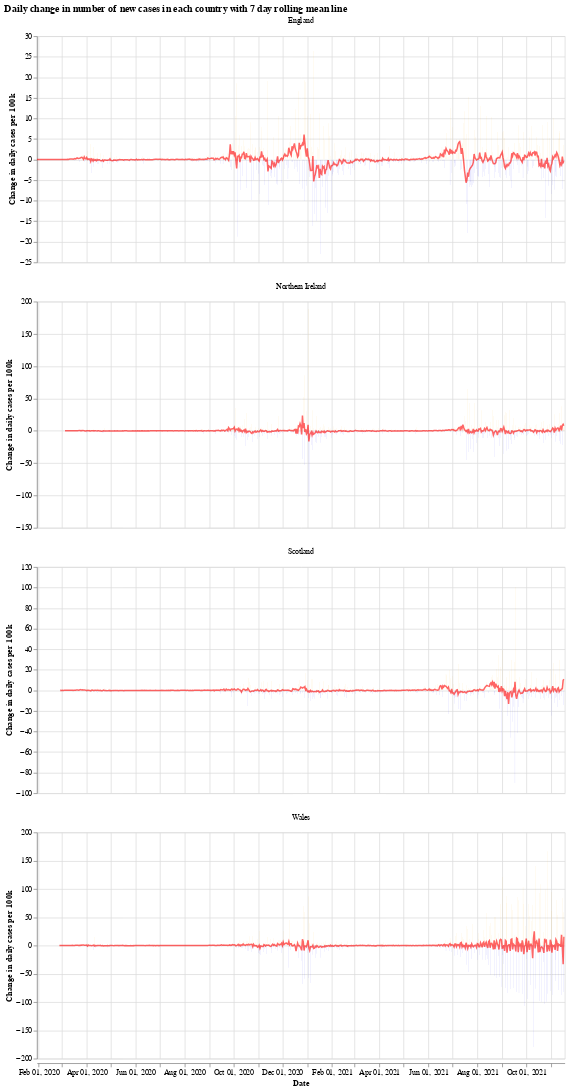

The notebook cell this image was saved under:
### Markdown cell above
We will use the Python library `Altair` for visualising the data, see the [altair docs](https://altair-viz.github.io/) for more information.

First we have a graph which shows the daily change in the number of new cases for each country. This number jumps up and down all over the place, which is likely due to delay in reporting of new cases over the weekend. Another interesting thing is that it looks like the daily cases in Wales experienced a much shorter period of calm over the summer (calm in the sense of daily cases not jumping up and down).

The orange bars are days when the number of new cases (per 100k population) was more than the previous day, while the blue are days when the number of new cases dropped. The red line is the 7 day moving average. 

When the moving average line is below 0, it means that there is a consistent drop in new cases. We can see this clearly happening around the times that lockdowns were introduced (though, to varying degrees). I will update the graphs soon with a marker of when each lockdown started.

### Code cell
# collapse
import altair as alt

bars = alt.Chart(uk_cases).mark_bar().encode(
    x=alt.X("yearmonthdate(date):T", axis=alt.Axis(title='Date')),
    y=alt.Y("casesChangeRate:Q", axis=alt.Axis(title='Change in daily cases per 100k')),
    tooltip='casesChange',
    color=alt.condition(
        alt.datum.casesChangeRate > 0,
        alt.value("orange"),  # The positive color
        alt.value("blue")  # The negative color
    )
).properties(title='Daily change in number of new cases with 7 day rolling mean',width=700).interactive()

line = alt.Chart(uk_cases).mark_line(
    color='red',
    size=2,
    opacity=0.6
).transform_window(
    rolling_mean='mean(casesChangeRate)',
    frame=[0, 7],
    groupby=['areaName']
).encode(
    x='yearmonthdate(date):T',
    y='rolling_mean:Q'
)

alt.layer(bars, line, data=uk_cases).facet(alt.Column(
    'areaName', title=''), columns=1).resolve_scale(y='independent').properties(title='Daily change in number of new cases in each country with 7 day rolling mean line')

### Figure 1 — Vega-Lite specification as saved in the notebook (floating-point values rounded to 4 significant figures; data arrays with more than 128 entries replaced by an {"elided": "..."} marker saying what was removed)
{"config": {"view": {"continuousWidth": 400, "continuousHeight": 300}}, "data": {"name": "data-17ff906714e979c79b34bafb9d512305"}, "facet": {"type": "nominal", "field": "areaName", "title": ""}, "spec": {"layer": [{"mark": "bar", "encoding": {"color": {"condition": {"value": "orange", "test": "(datum.casesChangeRate > 0)"}, "value": "blue"}, "tooltip": {"type": "quantitative", "field": "casesChange"}, "x": {"type": "temporal", "axis": {"title": "Date"}, "field": "date", "timeUnit": "yearmonthdate"}, "y": {"type": "quantitative", "axis": {"title": "Change in daily cases per 100k"}, "field": "casesChangeRate"}}, "selection": {"selector001": {"type": "interval", "bind": "scales", "encodings": ["x", "y"]}}, "title": "Daily change in number of new cases with 7 day rolling mean", "width": 700}, {"mark": {"type": "line", "color": "red", "opacity": 0.6, "size": 2}, "encoding": {"x": {"type": "temporal", "field": "date", "timeUnit": "yearmonthdate"}, "y": {"type": "quantitative", "field": "rolling_mean"}}, "transform": [{"window": [{"op": "mean", "field": "casesChangeRate", "as": "rolling_mean"}], "frame": [0, 7], "groupby": ["areaName"]}]}]}, "columns": 1, "resolve": {"scale": {"y": "independent"}}, "title": "Daily change in number of new cases in each country with 7 day rolling mean line", "$schema": "https://vega.github.io/schema/vega-lite/v4.8.1.json", "datasets": {"data-17ff906714e979c79b34bafb9d512305": {"elided": "2540 records"}}}
